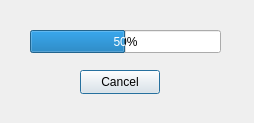
<?xml version="1.0" encoding="UTF-8"?>
<ui version="4.0">
 <class>ProgressBarWindow</class>
 <widget class="QDialog" name="ProgressBarWindow">
  <property name="geometry">
   <rect>
    <x>0</x>
    <y>0</y>
    <width>254</width>
    <height>123</height>
   </rect>
  </property>
  <property name="windowTitle">
   <string>Progress</string>
  </property>
  <widget class="QProgressBar" name="pb">
   <property name="geometry">
    <rect>
     <x>30</x>
     <y>30</y>
     <width>191</width>
     <height>23</height>
    </rect>
   </property>
   <property name="maximum">
    <number>100</number>
   </property>
   <property name="value">
    <number>50</number>
   </property>
  </widget>
  <widget class="QPushButton" name="btnCancel">
   <property name="geometry">
    <rect>
     <x>80</x>
     <y>70</y>
     <width>80</width>
     <height>24</height>
    </rect>
   </property>
   <property name="text">
    <string>Cancel</string>
   </property>
  </widget>
 </widget>
 <resources/>
 <connections/>
</ui>
